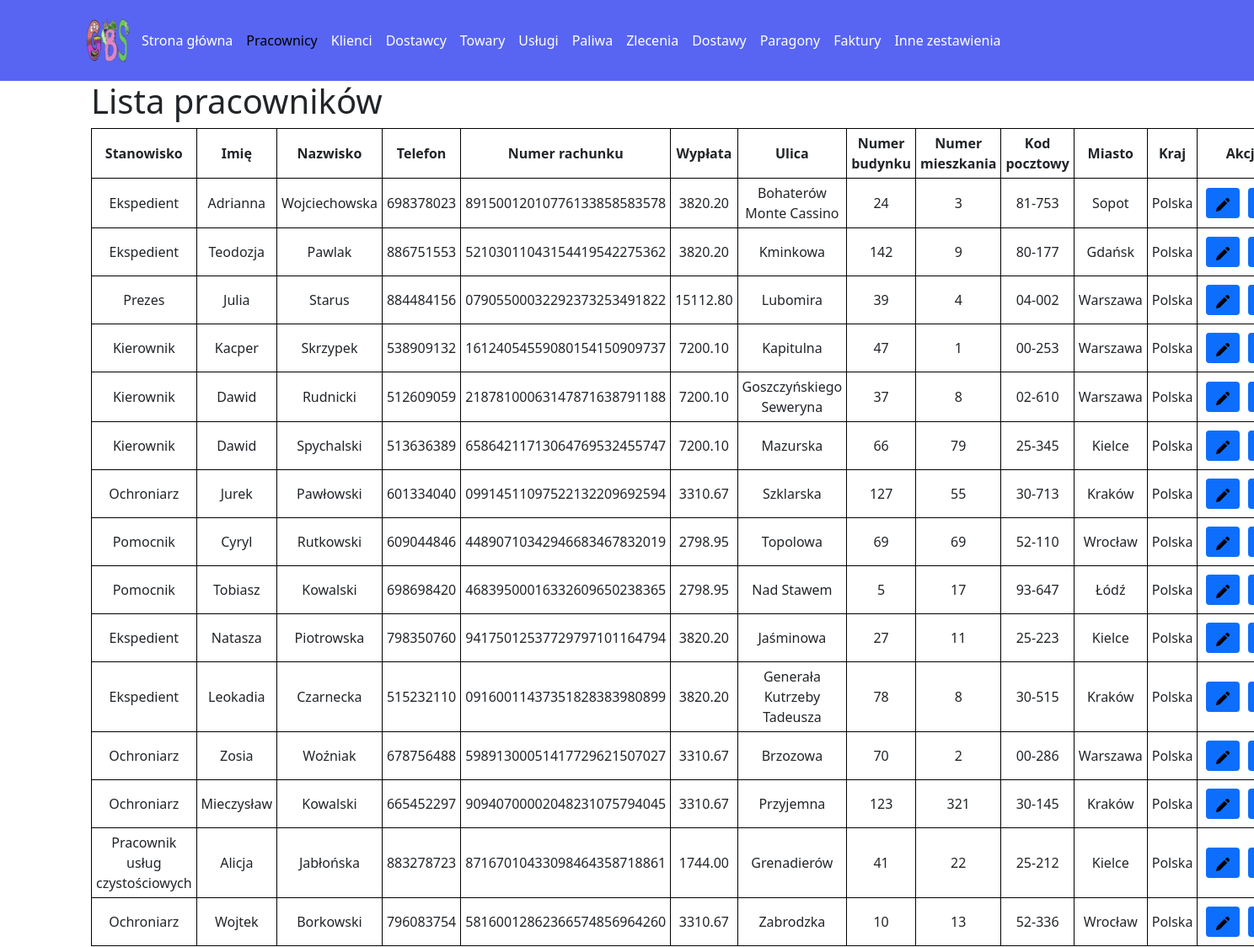
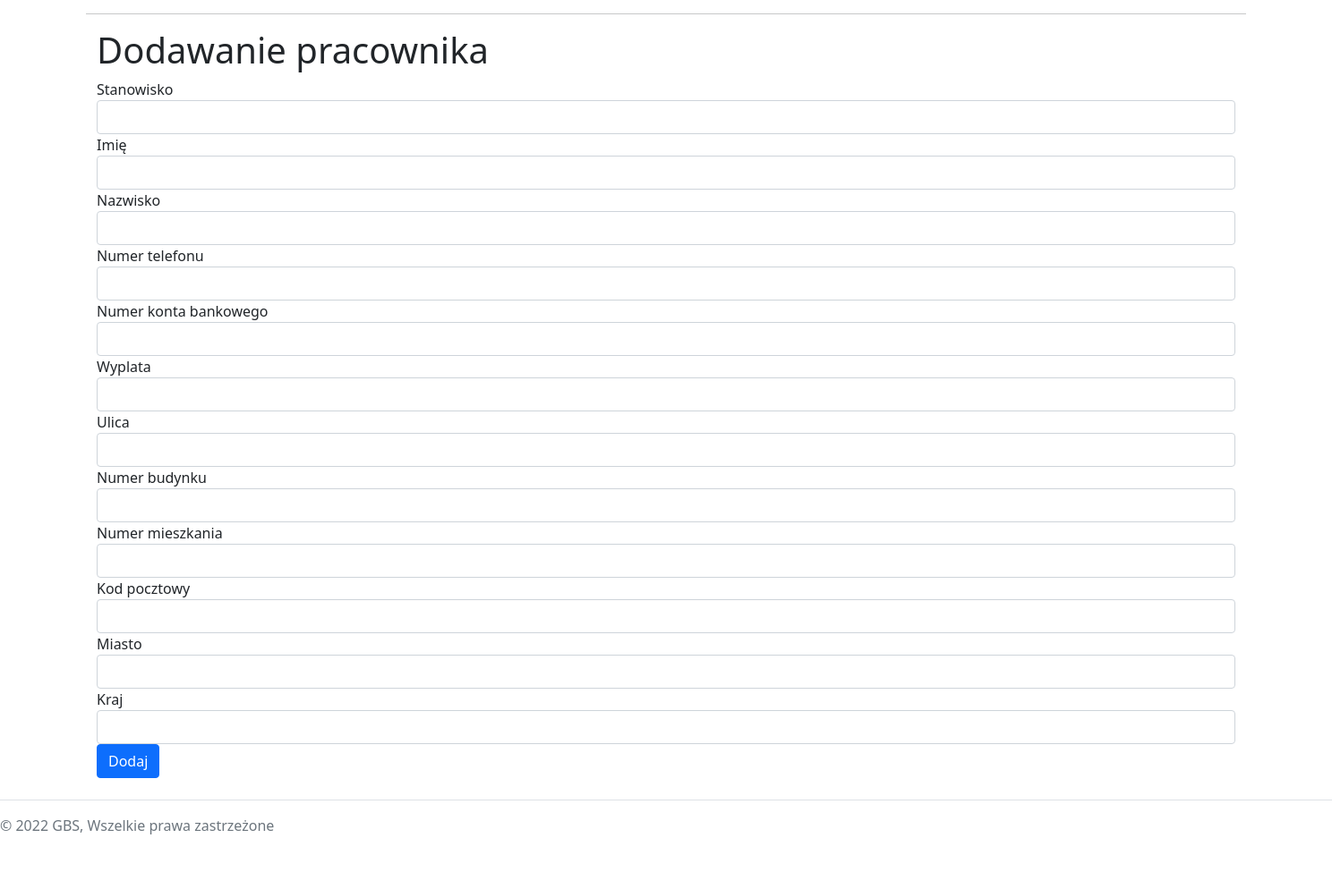
The app's page /source/dev/pracownicy.php with its own data (2 pictures, top to bottom).
### tables this page shows
CREATE TABLE Pracownicy (
  ID_pracownika int(3) UNSIGNED NOT NULL AUTO_INCREMENT PRIMARY KEY,
  nazwisko varchar(40) NOT NULL,
  imie varchar(30) NOT NULL,
  stanowisko varchar(30) NOT NULL,
  telefon varchar(12) NOT NULL,
  wyplata double(7,2) NOT NULL,
  nr_rachunku varchar(26) NOT NULL,
  ID_adresu int(3) UNSIGNED NOT NULL
);

CREATE TABLE Adresy (
  ID_adresu int(4) UNSIGNED NOT NULL AUTO_INCREMENT PRIMARY KEY,
  kraj varchar(20) NOT NULL,
  miasto varchar(30) NOT NULL,
  kod_pocztowy varchar(6) NOT NULL,
  ulica varchar(50) NOT NULL,
  nr_domu varchar(5) NOT NULL,
  nr_mieszkania int(5) DEFAULT NULL
);

### source/dev/pracownicy.php (the view, shortened to what this page needs)
<!DOCTYPE HTML>
<html lang="pl">
<head>
  <link href="https://cdn.jsdelivr.net/npm/bootstrap@5.1.3/dist/css/bootstrap.min.css" rel="stylesheet"
>
  <link rel="stylesheet" href="../css/main.css" />
</head>
<body>
<header class="menuBarDev p-3" style="background-color: rgb(88,101,242);">
    <div class="container">
      <div class="d-flex flex-wrap align-items-center justify-content-center justify-content-lg-start">
      <a href="../" style="height: 64px;"><img src="../img/gbs.png" class="img-fluid" style="height: 64px;"/></a>
        <ul class="nav col-12 col-lg-auto me-lg-auto mb-2 justify-content-center mb-md-0">
          <li><a href="./index.php" class="nav-link px-2 text-white">Strona główna</a></li>
          <li><a href="./pracownicy.php" class="nav-link px-2 text-black">Pracownicy</a></li>
          <li><a href="./klienci.php" class="nav-link px-2 text-white">Klienci</a></li>
          <li><a href="./dostawcy.php" class="nav-link px-2 text-white">Dostawcy</a></li>
          <li><a href="./towary.php" class="nav-link px-2 text-white">Towary</a></li>
          <li><a href="./uslugi.php" class="nav-link px-2 text-white">Usługi</a></li>
          <li><a href="./paliwa.php" class="nav-link px-2 text-white">Paliwa</a></li>
          <li><a href="./zlecenia.php" class="nav-link px-2 text-white">Zlecenia</a></li>
          <li><a href="./dostawy.php" class="nav-link px-2 text-white">Dostawy</a></li>
          <li><a href="./paragony.php" class="nav-link px-2 text-white">Paragony</a></li>
          <li><a href="./faktury.php" class="nav-link px-2 text-white">Faktury</a></li>
          <li><a href="./inne.php" class="nav-link px-2 text-white">Inne zestawienia</a></li>
        </ul>
      </div>
    </div>
  </header>
  <main class="container">
    <div class="container">
      <div class="h1">Lista pracowników</div>
      <?php
      require_once("dbinfo.php");
      $conn = mysqli_connect($db_host, $db_user, $db_pass, $db_name);
      if($conn)
      {
        $query = mysqli_query($conn, "SELECT Pracownicy.ID_pracownika AS ID_Pracownika, Adresy.ID_adresu AS ID_adresu, Pracownicy.stanowisko AS Stanowisko, Pracownicy.Imie AS Imie, Pracownicy.nazwisko AS Nazwisko, Pracownicy.telefon AS Telefon, Pracownicy.nr_rachunku AS Nr_rachunku, Pracownicy.wyplata AS Wyplata, Adresy.ulica AS Ulica, Adresy.nr_domu AS Nr_domu, Adresy.nr_mieszkania AS Nr_mieszkania, Adresy.kod_pocztowy AS Kod_pocztowy, Adresy.miasto AS Miasto, Adresy.kraj AS Kraj FROM Pracownicy NATURAL JOIN Adresy;");
        $result = mysqli_fetch_all($query, MYSQLI_ASSOC);
        echo '<table class="result_table container-fluid">';
        echo '<tr><th>Stanowisko</th><th>Imię</th><th>Nazwisko</th><th>Telefon</th><th>Numer rachunku</th><th>Wypłata</th><th>Ulica</th><th>Numer budynku</th><th>Numer mieszkania</th><th>Kod pocztowy</th><th>Miasto</th><th>Kraj</th><th>Akcje</th></tr>';
        foreach($result as $row)
        {
          $count = 0;
          $worker_id = -1;
          $address_id = -1;
          echo '<tr>';
          foreach($row as $cell)
          {
            $count++;
            if($count == 1)
            {
              $worker_id = $cell;
            }
            else if($count == 2)
            {
              $address_id = $cell;
            }
            else
            {
              echo '<td>';
              echo $cell;
              echo '</td>';
            }
          }
          echo '<td>';
          echo<<<END
          <table class="button_table"><tr>
          <td>
          <form method="POST" action="./edit_worker.php" >
          <input type="hidden" name="worker_id" value="$worker_id"/>
          <input type="hidden" name="address_id" value="$address_id"/>
          <button type="submit" class="btn btn-primary"><img class="btn_icon" src="../img/pencil.png"/></button>
          </form>
          </td>
          <td>
          <form method="POST" action="./delete_worker.php" >
          <input type="hidden" name="worker_id" value="$worker_id"/>
          <input type="hidden" name="address_id" value="$address_id"/>
          <button type="submit" class="btn btn-primary"><img class="btn_icon" src="../img/trash.png"/></button>
          </form>
          </td>
          </tr></table>
          END;
          echo '</td>';
          echo '</tr>';
        }
        echo '</table>';
      }
      else
      {
        echo '<h1>Błąd łączenia się z bazą danych!!!!</h1>';
      }
    ?>
    </div>
  <hr/>
    <div class="container">
      <div class="h1">Dodawanie pracownika</div>
      <form method="POST" action="insert_worker.php">
        <div class="form-group">
        <div class="form-group">
          <label for="positionInput">Stanowisko</label>
          <input type="text" class="form-control" id="positionInput" name="positionInput" value="" maxlength="30"/>
        </div>
          <label for="nameInput">Imię</label>
          <input type="text" class="form-control" id="nameInput" name="nameInput" value="" maxlength="30" />
        </div>
        <div class="form-group">
          <label for="surnameInput">Nazwisko</label>
          <input type="text" class="form-control" id="surnameInput" name="surnameInput" value="" maxlength="40"/>
        </div>
        <div class="form-group">
          <label for="phoneInput">Numer telefonu</label>
          <input type="text" onkeypress="return onlyNumberKey(event)" class="form-control" id="phoneInput" name="phoneInput" value="" maxlength="12"/>
        </div>
        <div class="form-group">
          <label for="bankInput">Numer konta bankowego</label>
          <input type="text" onkeypress="return onlyNumberKey(event)" class="form-control" id="bankInput" name="bankInput" value="" maxlength="26"/>
        </div>
        <div class="form-group">
          <label for="salaryInput">Wyplata</label>
          <input type="text" onkeypress="return onlyNumberKey(event)" class="form-control" id="salaryInput" name="salaryInput" value="" maxlength="8"/>
        </div>
        <div class="form-group">
          <label for="streetInput">Ulica</label>
          <input type="text" class="form-control" id="streetInput" name="streetInput" value="" maxlength="50"/>
        </div>
        <div class="form-group">
          <label for="buildingInput">Numer budynku</label>
          <input type="text" class="form-control" id="buildingInput" name="buildingInput" value="" maxlength="5"/>
        </div>
        <div class="form-group">
          <label for="flatInput">Numer mieszkania</label>
          <input type="text" class="form-control" id="flatInput" name="flatInput" value="" maxlength="5"/>
        </div>
        <div class="form-group">
          <label for="postalInput">Kod pocztowy</label>
          <input type="text" class="form-control" id="postalInput" name="postalInput" value="" maxlength="6"/>
        </div>
        <div class="form-group">
          <label for="cityInput">Miasto</label>
          <input type="text" class="form-control" id="cityInput" name="cityInput" value="" maxlength="30"/>
        </div>
        <div class="form-group">
          <label for="countryInput">Kraj</label>
          <input type="text" class="form-control" id="countryInput" name="countryInput" value="" maxlength="20"/>
        </div>
        <button type="submit" class="btn btn-primary">Dodaj</button>
      </form>
    </div>
  </main>
  <footer class="d-flex flex-wrap justify-content-between align-items-center py-3 my-4 border-top">
    <div class="col-md-4 d-flex align-items-center">
      <span class="text-muted">&copy; 2022 GBS, Wszelkie prawa zastrzeżone</span>
    </div>
  </footer>
</body>
</html>

### source/css/main.css (style rules this page uses)
.btn_icon { width: 16px; height: 16px; }
.result_table { text-align: center; border: 1px solid black; border-collapse: collapse; }
.result_table th, td { border: 1px solid black; padding: 5px; }
.button_table * { border: none !important; }

### records on screen
pracownicy: stanowisko "Ekspedient", imie "Adrianna", nazwisko "Wojciechowska", telefon "698378023", nr_rachunku "89150012010776133858583578", wyplata "3820.20", ID_adresu.ulica "Bohaterów Monte Cassino", ID_adresu.nr_domu "24", ID_adresu.nr_mieszkania "3", ID_adresu.kod_pocztowy "81-753", ID_adresu.miasto "Sopot", ID_adresu.kraj "Polska"
pracownicy: stanowisko "Ekspedient", imie "Teodozja", nazwisko "Pawlak", telefon "886751553", nr_rachunku "52103011043154419542275362", wyplata "3820.20", ID_adresu.ulica "Kminkowa", ID_adresu.nr_domu "142", ID_adresu.nr_mieszkania "9", ID_adresu.kod_pocztowy "80-177", ID_adresu.miasto "Gdańsk", ID_adresu.kraj "Polska"
pracownicy: stanowisko "Prezes", imie "Julia", nazwisko "Starus", telefon "884484156", nr_rachunku "07905500032292373253491822", wyplata "15112.80", ID_adresu.ulica "Lubomira", ID_adresu.nr_domu "39", ID_adresu.nr_mieszkania "4", ID_adresu.kod_pocztowy "04-002", ID_adresu.miasto "Warszawa", ID_adresu.kraj "Polska"
pracownicy: stanowisko "Kierownik", imie "Kacper", nazwisko "Skrzypek", telefon "538909132", nr_rachunku "16124054559080154150909737", wyplata "7200.10", ID_adresu.ulica "Kapitulna", ID_adresu.nr_domu "47", ID_adresu.nr_mieszkania "1", ID_adresu.kod_pocztowy "00-253", ID_adresu.miasto "Warszawa", ID_adresu.kraj "Polska"
pracownicy: stanowisko "Kierownik", imie "Dawid", nazwisko "Rudnicki", telefon "512609059", nr_rachunku "21878100063147871638791188", wyplata "7200.10", ID_adresu.ulica "Goszczyńskiego Seweryna", ID_adresu.nr_domu "37", ID_adresu.nr_mieszkania "8", ID_adresu.kod_pocztowy "02-610", ID_adresu.miasto "Warszawa", ID_adresu.kraj "Polska"
pracownicy: stanowisko "Kierownik", imie "Dawid", nazwisko "Spychalski", telefon "513636389", nr_rachunku "65864211713064769532455747", wyplata "7200.10", ID_adresu.ulica "Mazurska", ID_adresu.nr_domu "66", ID_adresu.nr_mieszkania "79", ID_adresu.kod_pocztowy "25-345", ID_adresu.miasto "Kielce", ID_adresu.kraj "Polska"
pracownicy: stanowisko "Ochroniarz", imie "Jurek", nazwisko "Pawłowski", telefon "601334040", nr_rachunku "09914511097522132209692594", wyplata "3310.67", ID_adresu.ulica "Szklarska", ID_adresu.nr_domu "127", ID_adresu.nr_mieszkania "55", ID_adresu.kod_pocztowy "30-713", ID_adresu.miasto "Kraków", ID_adresu.kraj "Polska"
pracownicy: stanowisko "Pomocnik", imie "Cyryl", nazwisko "Rutkowski", telefon "609044846", nr_rachunku "44890710342946683467832019", wyplata "2798.95", ID_adresu.ulica "Topolowa", cell "69", ID_adresu.kod_pocztowy "52-110", ID_adresu.miasto "Wrocław", ID_adresu.kraj "Polska"
pracownicy: stanowisko "Pomocnik", imie "Tobiasz", nazwisko "Kowalski", telefon "698698420", nr_rachunku "46839500016332609650238365", wyplata "2798.95", ID_adresu.ulica "Nad Stawem", ID_adresu.nr_domu "5", ID_adresu.nr_mieszkania "17", ID_adresu.kod_pocztowy "93-647", ID_adresu.miasto "Łódź", ID_adresu.kraj "Polska"
pracownicy: stanowisko "Ekspedient", imie "Natasza", nazwisko "Piotrowska", telefon "798350760", nr_rachunku "94175012537729797101164794", wyplata "3820.20", ID_adresu.ulica "Jaśminowa", ID_adresu.nr_domu "27", ID_adresu.nr_mieszkania "11", ID_adresu.kod_pocztowy "25-223", ID_adresu.miasto "Kielce", ID_adresu.kraj "Polska"
pracownicy: stanowisko "Ekspedient", imie "Leokadia", nazwisko "Czarnecka", telefon "515232110", nr_rachunku "09160011437351828383980899", wyplata "3820.20", ID_adresu.ulica "Generała Kutrzeby Tadeusza", ID_adresu.nr_domu "78", ID_adresu.nr_mieszkania "8", ID_adresu.kod_pocztowy "30-515", ID_adresu.miasto "Kraków", ID_adresu.kraj "Polska"
pracownicy: stanowisko "Ochroniarz", imie "Zosia", nazwisko "Woźniak", telefon "678756488", nr_rachunku "59891300051417729621507027", wyplata "3310.67", ID_adresu.ulica "Brzozowa", ID_adresu.nr_domu "70", ID_adresu.nr_mieszkania "2", ID_adresu.kod_pocztowy "00-286", ID_adresu.miasto "Warszawa", ID_adresu.kraj "Polska"
pracownicy: stanowisko "Ochroniarz", imie "Mieczysław", nazwisko "Kowalski", telefon "665452297", nr_rachunku "90940700002048231075794045", wyplata "3310.67", ID_adresu.ulica "Przyjemna", ID_adresu.nr_domu "123", ID_adresu.nr_mieszkania "321", ID_adresu.kod_pocztowy "30-145", ID_adresu.miasto "Kraków", ID_adresu.kraj "Polska"
pracownicy: stanowisko "Pracownik usług czystościowych", imie "Alicja", nazwisko "Jabłońska", telefon "883278723", nr_rachunku "87167010433098464358718861", wyplata "1744.00", ID_adresu.ulica "Grenadierów", ID_adresu.nr_domu "41", ID_adresu.nr_mieszkania "22", ID_adresu.kod_pocztowy "25-212", ID_adresu.miasto "Kielce", ID_adresu.kraj "Polska"
pracownicy: stanowisko "Ochroniarz", imie "Wojtek", nazwisko "Borkowski", telefon "796083754", nr_rachunku "58160012862366574856964260", wyplata "3310.67", ID_adresu.ulica "Zabrodzka", ID_adresu.nr_domu "10", ID_adresu.nr_mieszkania "13", ID_adresu.kod_pocztowy "52-336", ID_adresu.miasto "Wrocław", ID_adresu.kraj "Polska"
